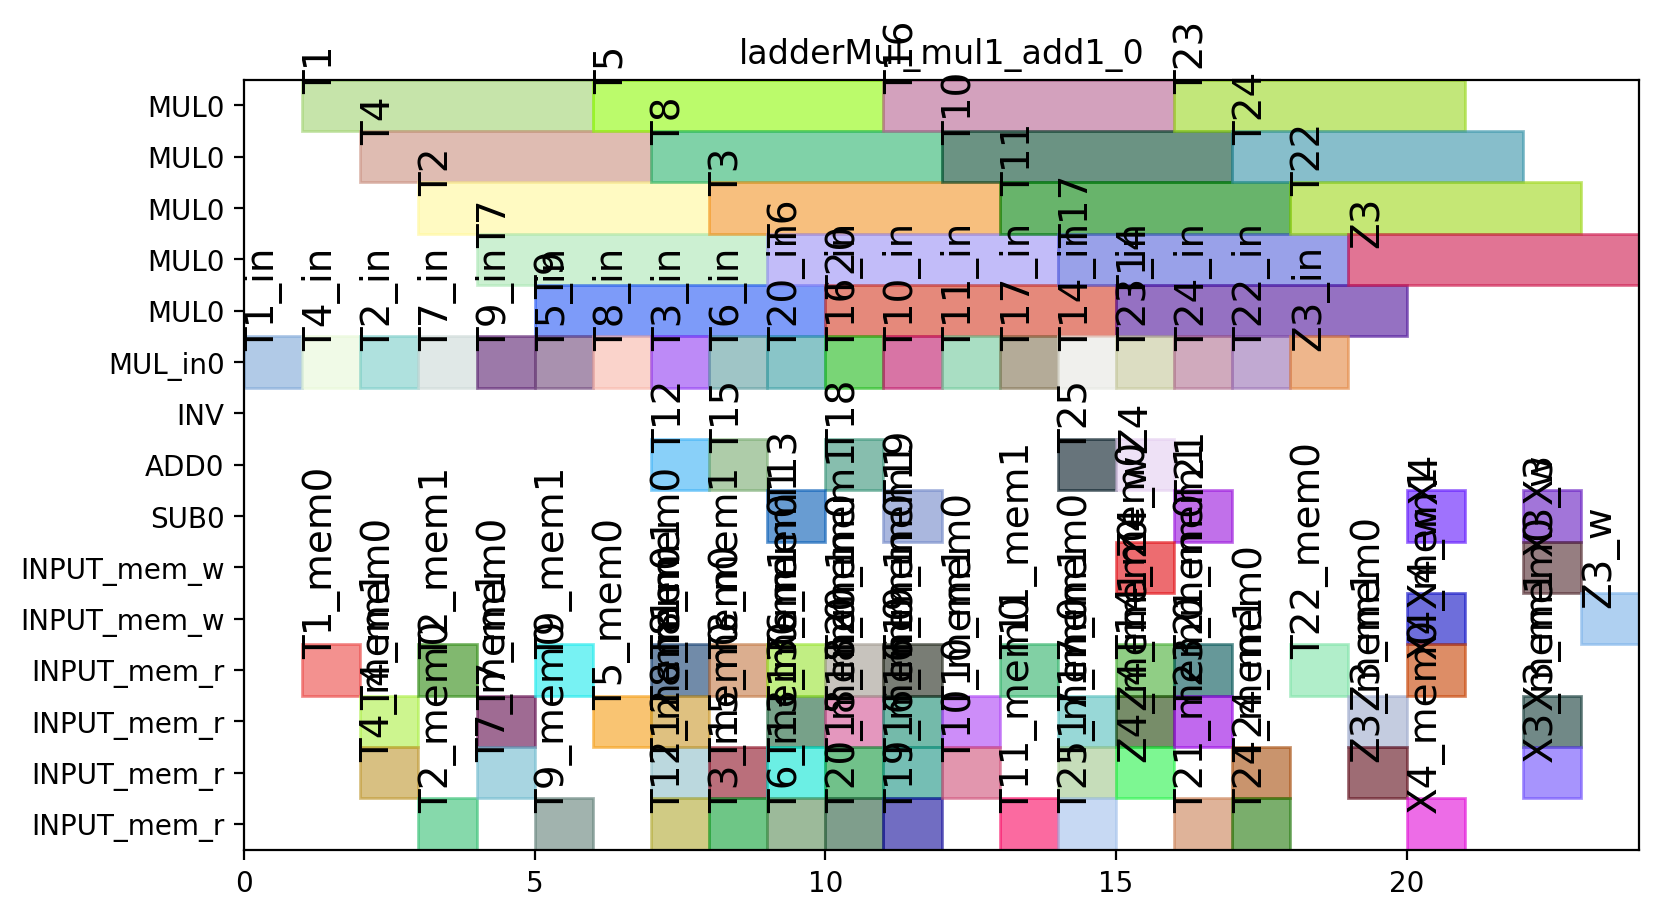

The Python source for this figure:
from pyschedule import Scenario, solvers, plotters, alt


def solve():
	horizon = 90
	S = Scenario("ladderMul_mul1_add1_0", horizon=horizon)

	# resource
	MUL = S.Resources('MUL', num=1, size=5)
	MUL_in = S.Resources('MUL_in', num=1)
	INV = S.Resource('INV')
	ADD = S.Resources('ADD', num=1, periods=range(1, horizon))
	SUB = S.Resources('SUB', num=1, periods=range(1, horizon))
	INPUT_mem_w = S.Resource('INPUT_mem_w', size=2)
	INPUT_mem_r = S.Resource('INPUT_mem_r', size=4)

	# result of previous scheduling

	# new tasks
	T1_in = S.Task('T1_in', length=1, delay_cost=1)
	T1_in += alt(MUL_in)
	T1 = S.Task('T1', length=5, delay_cost=1)
	T1 += alt(MUL)
	S += T1>=T1_in

	T1_mem0 = S.Task('T1_mem0', length=1, delay_cost=1)
	T1_mem0 += INPUT_mem_r
	S += T1_mem0-1 <= T1

	T2_in = S.Task('T2_in', length=1, delay_cost=1)
	T2_in += alt(MUL_in)
	T2 = S.Task('T2', length=5, delay_cost=1)
	T2 += alt(MUL)
	S += T2>=T2_in

	T2_mem0 = S.Task('T2_mem0', length=1, delay_cost=1)
	T2_mem0 += INPUT_mem_r
	S += T2_mem0-1 <= T2

	T2_mem1 = S.Task('T2_mem1', length=1, delay_cost=1)
	T2_mem1 += INPUT_mem_r
	S += T2_mem1-1 <= T2

	T3_in = S.Task('T3_in', length=1, delay_cost=1)
	T3_in += alt(MUL_in)
	T3 = S.Task('T3', length=5, delay_cost=1)
	T3 += alt(MUL)
	S += T3>=T3_in

	T3_mem0 = S.Task('T3_mem0', length=1, delay_cost=1)
	T3_mem0 += INPUT_mem_r
	S += T3_mem0-1 <= T3

	T3_mem1 = S.Task('T3_mem1', length=1, delay_cost=1)
	T3_mem1 += INPUT_mem_r
	S += T3_mem1-1 <= T3

	T4_in = S.Task('T4_in', length=1, delay_cost=1)
	T4_in += alt(MUL_in)
	T4 = S.Task('T4', length=5, delay_cost=1)
	T4 += alt(MUL)
	S += T4>=T4_in

	T4_mem0 = S.Task('T4_mem0', length=1, delay_cost=1)
	T4_mem0 += INPUT_mem_r
	S += T4_mem0-1 <= T4

	T4_mem1 = S.Task('T4_mem1', length=1, delay_cost=1)
	T4_mem1 += INPUT_mem_r
	S += T4_mem1-1 <= T4

	T5_in = S.Task('T5_in', length=1, delay_cost=1)
	T5_in += alt(MUL_in)
	T5 = S.Task('T5', length=5, delay_cost=1)
	T5 += alt(MUL)
	S += T5>=T5_in

	T5_mem0 = S.Task('T5_mem0', length=1, delay_cost=1)
	T5_mem0 += INPUT_mem_r
	S += T5_mem0-1 <= T5

	T6_in = S.Task('T6_in', length=1, delay_cost=1)
	T6_in += alt(MUL_in)
	T6 = S.Task('T6', length=5, delay_cost=1)
	T6 += alt(MUL)
	S += T6>=T6_in

	T6_mem0 = S.Task('T6_mem0', length=1, delay_cost=1)
	T6_mem0 += INPUT_mem_r
	S += T6_mem0-1 <= T6

	T6_mem1 = S.Task('T6_mem1', length=1, delay_cost=1)
	T6_mem1 += INPUT_mem_r
	S += T6_mem1-1 <= T6

	T7_in = S.Task('T7_in', length=1, delay_cost=1)
	T7_in += alt(MUL_in)
	T7 = S.Task('T7', length=5, delay_cost=1)
	T7 += alt(MUL)
	S += T7>=T7_in

	T7_mem0 = S.Task('T7_mem0', length=1, delay_cost=1)
	T7_mem0 += INPUT_mem_r
	S += T7_mem0-1 <= T7

	T7_mem1 = S.Task('T7_mem1', length=1, delay_cost=1)
	T7_mem1 += INPUT_mem_r
	S += T7_mem1-1 <= T7

	T8_in = S.Task('T8_in', length=1, delay_cost=1)
	T8_in += alt(MUL_in)
	T8 = S.Task('T8', length=5, delay_cost=1)
	T8 += alt(MUL)
	S += T8>=T8_in

	T8_mem0 = S.Task('T8_mem0', length=1, delay_cost=1)
	T8_mem0 += INPUT_mem_r
	S += T8_mem0-1 <= T8

	T8_mem1 = S.Task('T8_mem1', length=1, delay_cost=1)
	T8_mem1 += alt(INPUT_mem_r)
	S += T1-1 < T8_mem1
	S += T8_mem1-1 <= T8

	T9_in = S.Task('T9_in', length=1, delay_cost=1)
	T9_in += alt(MUL_in)
	T9 = S.Task('T9', length=5, delay_cost=1)
	T9 += alt(MUL)
	S += T9>=T9_in

	T9_mem0 = S.Task('T9_mem0', length=1, delay_cost=1)
	T9_mem0 += INPUT_mem_r
	S += T9_mem0-1 <= T9

	T9_mem1 = S.Task('T9_mem1', length=1, delay_cost=1)
	T9_mem1 += alt(INPUT_mem_r)
	S += T1-1 < T9_mem1
	S += T9_mem1-1 <= T9

	T10_in = S.Task('T10_in', length=1, delay_cost=1)
	T10_in += alt(MUL_in)
	T10 = S.Task('T10', length=5, delay_cost=1)
	T10 += alt(MUL)
	S += T10>=T10_in

	T10_mem0 = S.Task('T10_mem0', length=1, delay_cost=1)
	T10_mem0 += INPUT_mem_r
	S += T10_mem0-1 <= T10

	T10_mem1 = S.Task('T10_mem1', length=1, delay_cost=1)
	T10_mem1 += alt(INPUT_mem_r)
	S += T3-1 < T10_mem1
	S += T10_mem1-1 <= T10

	T11_in = S.Task('T11_in', length=1, delay_cost=1)
	T11_in += alt(MUL_in)
	T11 = S.Task('T11', length=5, delay_cost=1)
	T11 += alt(MUL)
	S += T11>=T11_in

	T11_mem0 = S.Task('T11_mem0', length=1, delay_cost=1)
	T11_mem0 += INPUT_mem_r
	S += T11_mem0-1 <= T11

	T11_mem1 = S.Task('T11_mem1', length=1, delay_cost=1)
	T11_mem1 += alt(INPUT_mem_r)
	S += T3-1 < T11_mem1
	S += T11_mem1-1 <= T11

	T12 = S.Task('T12', length=1, delay_cost=1)
	T12 += alt(ADD)

	T12_mem0 = S.Task('T12_mem0', length=1, delay_cost=1)
	T12_mem0 += alt(INPUT_mem_r)
	S += T4-1 < T12_mem0
	S += T12_mem0-1 <= T12

	T12_mem1 = S.Task('T12_mem1', length=1, delay_cost=1)
	T12_mem1 += alt(INPUT_mem_r)
	S += T2-1 < T12_mem1
	S += T12_mem1-1 <= T12

	T13 = S.Task('T13', length=1, delay_cost=1)
	T13 += alt(SUB)

	T13_mem0 = S.Task('T13_mem0', length=1, delay_cost=1)
	T13_mem0 += alt(INPUT_mem_r)
	S += T4-1 < T13_mem0
	S += T13_mem0-1 <= T13

	T13_mem1 = S.Task('T13_mem1', length=1, delay_cost=1)
	T13_mem1 += alt(INPUT_mem_r)
	S += T2-1 < T13_mem1
	S += T13_mem1-1 <= T13

	T15 = S.Task('T15', length=1, delay_cost=1)
	T15 += alt(ADD)

	T15_mem0 = S.Task('T15_mem0', length=1, delay_cost=1)
	T15_mem0 += alt(INPUT_mem_r)
	S += T7-1 < T15_mem0
	S += T15_mem0-1 <= T15

	T14_in = S.Task('T14_in', length=1, delay_cost=1)
	T14_in += alt(MUL_in)
	T14 = S.Task('T14', length=5, delay_cost=1)
	T14 += alt(MUL)
	S += T14>=T14_in

	T14_mem0 = S.Task('T14_mem0', length=1, delay_cost=1)
	T14_mem0 += alt(INPUT_mem_r)
	S += T13-1 < T14_mem0
	S += T14_mem0-1 <= T14

	T16_in = S.Task('T16_in', length=1, delay_cost=1)
	T16_in += alt(MUL_in)
	T16 = S.Task('T16', length=5, delay_cost=1)
	T16 += alt(MUL)
	S += T16>=T16_in

	T16_mem0 = S.Task('T16_mem0', length=1, delay_cost=1)
	T16_mem0 += alt(INPUT_mem_r)
	S += T1-1 < T16_mem0
	S += T16_mem0-1 <= T16

	T16_mem1 = S.Task('T16_mem1', length=1, delay_cost=1)
	T16_mem1 += alt(INPUT_mem_r)
	S += T8-1 < T16_mem1
	S += T16_mem1-1 <= T16

	T17_in = S.Task('T17_in', length=1, delay_cost=1)
	T17_in += alt(MUL_in)
	T17 = S.Task('T17', length=5, delay_cost=1)
	T17 += alt(MUL)
	S += T17>=T17_in

	T17_mem0 = S.Task('T17_mem0', length=1, delay_cost=1)
	T17_mem0 += alt(INPUT_mem_r)
	S += T8-1 < T17_mem0
	S += T17_mem0-1 <= T17

	T17_mem1 = S.Task('T17_mem1', length=1, delay_cost=1)
	T17_mem1 += alt(INPUT_mem_r)
	S += T15-1 < T17_mem1
	S += T17_mem1-1 <= T17

	T18 = S.Task('T18', length=1, delay_cost=1)
	T18 += alt(ADD)

	T18_mem0 = S.Task('T18_mem0', length=1, delay_cost=1)
	T18_mem0 += alt(INPUT_mem_r)
	S += T5-1 < T18_mem0
	S += T18_mem0-1 <= T18

	T18_mem1 = S.Task('T18_mem1', length=1, delay_cost=1)
	T18_mem1 += alt(INPUT_mem_r)
	S += T9-1 < T18_mem1
	S += T18_mem1-1 <= T18

	T19 = S.Task('T19', length=1, delay_cost=1)
	T19 += alt(SUB)

	T19_mem0 = S.Task('T19_mem0', length=1, delay_cost=1)
	T19_mem0 += alt(INPUT_mem_r)
	S += T5-1 < T19_mem0
	S += T19_mem0-1 <= T19

	T19_mem1 = S.Task('T19_mem1', length=1, delay_cost=1)
	T19_mem1 += alt(INPUT_mem_r)
	S += T9-1 < T19_mem1
	S += T19_mem1-1 <= T19

	T21 = S.Task('T21', length=1, delay_cost=1)
	T21 += alt(SUB)

	T21_mem0 = S.Task('T21_mem0', length=1, delay_cost=1)
	T21_mem0 += alt(INPUT_mem_r)
	S += T6-1 < T21_mem0
	S += T21_mem0-1 <= T21

	T21_mem1 = S.Task('T21_mem1', length=1, delay_cost=1)
	T21_mem1 += alt(INPUT_mem_r)
	S += T10-1 < T21_mem1
	S += T21_mem1-1 <= T21

	T24_in = S.Task('T24_in', length=1, delay_cost=1)
	T24_in += alt(MUL_in)
	T24 = S.Task('T24', length=5, delay_cost=1)
	T24 += alt(MUL)
	S += T24>=T24_in

	T24_mem0 = S.Task('T24_mem0', length=1, delay_cost=1)
	T24_mem0 += alt(INPUT_mem_r)
	S += T11-1 < T24_mem0
	S += T24_mem0-1 <= T24

	T24_mem1 = S.Task('T24_mem1', length=1, delay_cost=1)
	T24_mem1 += alt(INPUT_mem_r)
	S += T12-1 < T24_mem1
	S += T24_mem1-1 <= T24

	T20_in = S.Task('T20_in', length=1, delay_cost=1)
	T20_in += alt(MUL_in)
	T20 = S.Task('T20', length=5, delay_cost=1)
	T20 += alt(MUL)
	S += T20>=T20_in

	T20_mem0 = S.Task('T20_mem0', length=1, delay_cost=1)
	T20_mem0 += alt(INPUT_mem_r)
	S += T15-1 < T20_mem0
	S += T20_mem0-1 <= T20

	T20_mem1 = S.Task('T20_mem1', length=1, delay_cost=1)
	T20_mem1 += alt(INPUT_mem_r)
	S += T18-1 < T20_mem1
	S += T20_mem1-1 <= T20

	T22_in = S.Task('T22_in', length=1, delay_cost=1)
	T22_in += alt(MUL_in)
	T22 = S.Task('T22', length=5, delay_cost=1)
	T22 += alt(MUL)
	S += T22>=T22_in

	T22_mem0 = S.Task('T22_mem0', length=1, delay_cost=1)
	T22_mem0 += alt(INPUT_mem_r)
	S += T21-1 < T22_mem0
	S += T22_mem0-1 <= T22

	T23_in = S.Task('T23_in', length=1, delay_cost=1)
	T23_in += alt(MUL_in)
	T23 = S.Task('T23', length=5, delay_cost=1)
	T23 += alt(MUL)
	S += T23>=T23_in

	T23_mem0 = S.Task('T23_mem0', length=1, delay_cost=1)
	T23_mem0 += alt(INPUT_mem_r)
	S += T19-1 < T23_mem0
	S += T23_mem0-1 <= T23

	T25 = S.Task('T25', length=1, delay_cost=1)
	T25 += alt(ADD)

	T25_mem0 = S.Task('T25_mem0', length=1, delay_cost=1)
	T25_mem0 += alt(INPUT_mem_r)
	S += T20-1 < T25_mem0
	S += T25_mem0-1 <= T25

	Z3_in = S.Task('Z3_in', length=1, delay_cost=1)
	Z3_in += alt(MUL_in)
	Z3 = S.Task('Z3', length=5, delay_cost=1)
	Z3 += alt(MUL)
	S += Z3>=Z3_in

	S += 0<Z3

	Z3_mem0 = S.Task('Z3_mem0', length=1, delay_cost=1)
	Z3_mem0 += INPUT_mem_r
	S += Z3_mem0-1 <= Z3

	Z3_mem1 = S.Task('Z3_mem1', length=1, delay_cost=1)
	Z3_mem1 += alt(INPUT_mem_r)
	S += T14-1 < Z3_mem1
	S += Z3_mem1-1 <= Z3

	Z3_w = S.Task('Z3_w', length=1, delay_cost=1)
	Z3_w += alt(INPUT_mem_w)
	S += Z3-1 <= Z3_w

	X3 = S.Task('X3', length=1, delay_cost=1)
	X3 += alt(SUB)

	S += 0<X3

	X3_mem0 = S.Task('X3_mem0', length=1, delay_cost=1)
	X3_mem0 += alt(INPUT_mem_r)
	S += T22-1 < X3_mem0
	S += X3_mem0-1 <= X3

	X3_mem1 = S.Task('X3_mem1', length=1, delay_cost=1)
	X3_mem1 += alt(INPUT_mem_r)
	S += T24-1 < X3_mem1
	S += X3_mem1-1 <= X3

	X3_w = S.Task('X3_w', length=1, delay_cost=1)
	X3_w += alt(INPUT_mem_w)
	S += X3-1 <= X3_w

	X4 = S.Task('X4', length=1, delay_cost=1)
	X4 += alt(SUB)

	S += 0<X4

	X4_mem0 = S.Task('X4_mem0', length=1, delay_cost=1)
	X4_mem0 += alt(INPUT_mem_r)
	S += T23-1 < X4_mem0
	S += X4_mem0-1 <= X4

	X4_mem1 = S.Task('X4_mem1', length=1, delay_cost=1)
	X4_mem1 += alt(INPUT_mem_r)
	S += T17-1 < X4_mem1
	S += X4_mem1-1 <= X4

	X4_w = S.Task('X4_w', length=1, delay_cost=1)
	X4_w += alt(INPUT_mem_w)
	S += X4-1 <= X4_w

	Z4 = S.Task('Z4', length=1, delay_cost=1)
	Z4 += alt(ADD)

	S += 0<Z4

	Z4_mem0 = S.Task('Z4_mem0', length=1, delay_cost=1)
	Z4_mem0 += alt(INPUT_mem_r)
	S += T16-1 < Z4_mem0
	S += Z4_mem0-1 <= Z4

	Z4_mem1 = S.Task('Z4_mem1', length=1, delay_cost=1)
	Z4_mem1 += alt(INPUT_mem_r)
	S += T25-1 < Z4_mem1
	S += Z4_mem1-1 <= Z4

	Z4_w = S.Task('Z4_w', length=1, delay_cost=1)
	Z4_w += alt(INPUT_mem_w)
	S += Z4-1 <= Z4_w

	solvers.mip.solve(S,msg=1,ratio_gap=1.01)

	solution = [['hoge']*len(S.solution()[1]) for i in range(len(S.solution()))]
	for i in range(len(S.solution())):
		for j in range(len(S.solution()[i])):
			solution[i][j]=str(S.solution()[i][j])
	print(solution)

	cycles = int(solution[-1][3])

	pic_file_name = "ladderMul_mul1_add1/ladderMul_mul1_add1_0_horizontal.png"
	if(S.solution() != []):
		plotters.matplotlib.plot(S,img_filename=pic_file_name, vertical_text=False, fig_size=(cycles*0.25+3, 5))
		# plotters.matplotlib.plot(S,img_filename=pic_file_name, vertical_text=True, fig_size=(cycles*0.25+3, 5))

	return solution

if __name__ == "__main__":
    solve()
